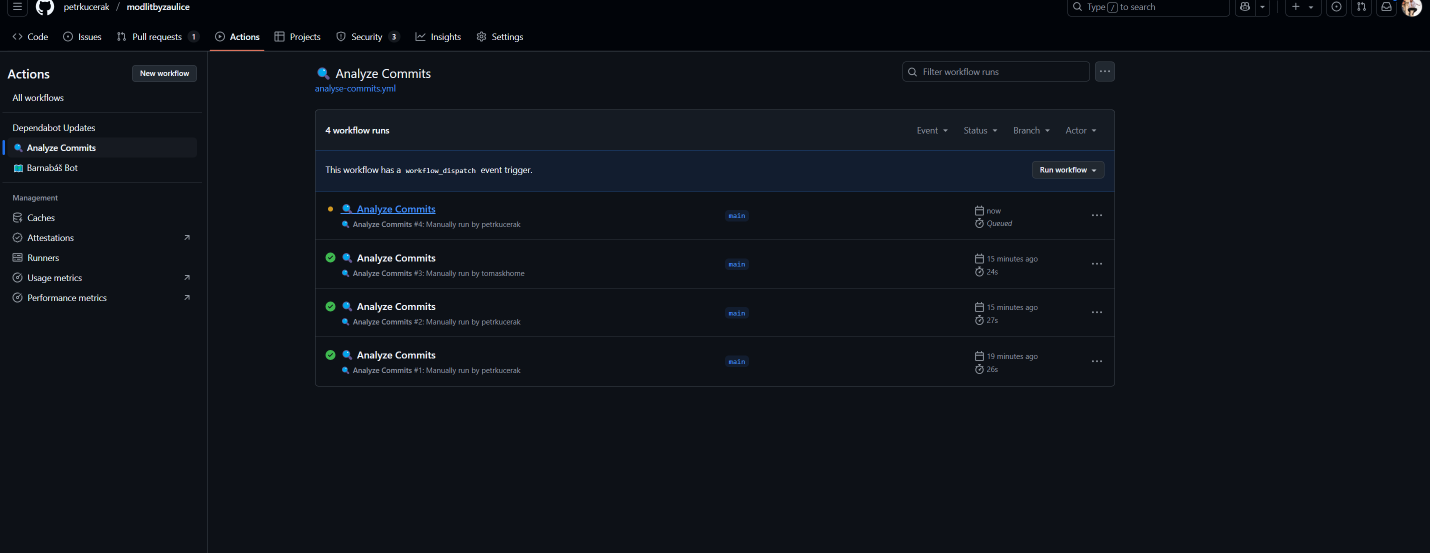
#> input picture assets/image-1.png, 2860 x 1106 px (shown at 1/2 size)
$ python -i video-trimmer.py   (imports and definitions only)
#> lines starting #> are read from the running program, lines starting #| are printed output that depends on the picture
#> further down, picture is the input picture: shape (1106, 2860, 3); mean B, G, R 25.7, 19, 14.5
from moviepy.editor import VideoFileClip, concatenate_videoclips
from moviepy.video.fx.all import lum_contrast
import numpy as np
from PIL import Image


def adjust_temperature(frame, factor_red=1.0, factor_green=1.0, factor_blue=1.0):
#> called with factor_red = 1, factor_green = 1, factor_blue = 1
    img = Image.fromarray(frame)
    r, g, b = img.split()
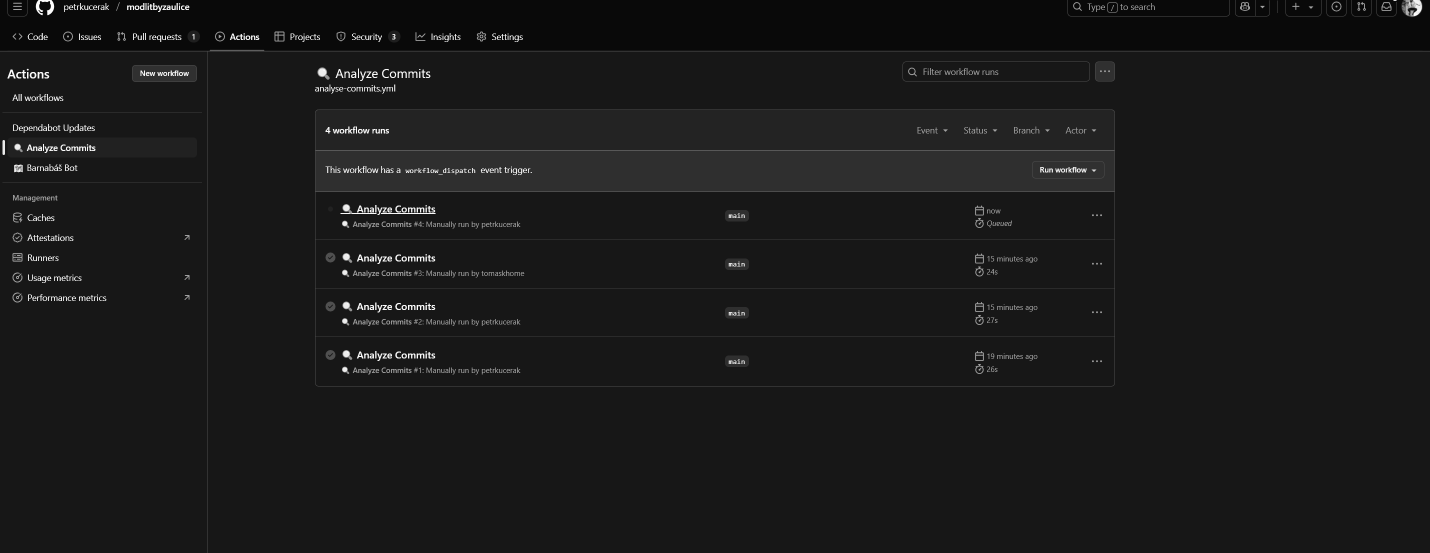
#> r: PIL image 2860x1106 L (shown at 1/2 size); min 9, max 255, mean 25.7
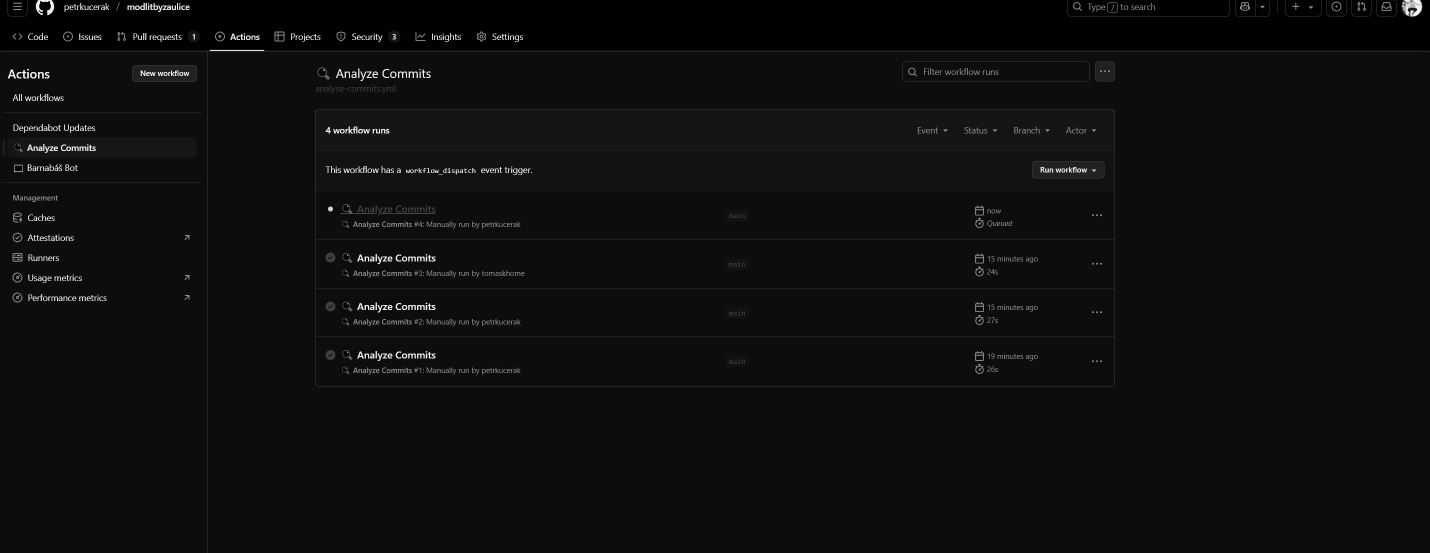
#> b: PIL image 2860x1106 L (shown at 1/2 size); min 0, max 255, mean 14.5
    r = r.point(lambda i: i * factor_red)  # Increase the blue channel
    g = g.point(lambda i: i * factor_green)  # Increase the blue channel
    b = b.point(lambda i: i * factor_blue)  # Increase the blue channel
    img = Image.merge('RGB', (r, g, b))
    return np.array(img)


# Load the two 4K video clips
# [1 line that did not run here, left out]
# [1 line that did not run here, left out]

# Apply a brightness/contrast change to the first video
# [1 line that did not run here, left out]

# Apply the colder temperature effect
# [2 lines that did not run here, left out]

# Concatenate the two videos
# [1 line that did not run here, left out]

# Export the final video
# [2 lines not run here, left out]

>>> import cv2
>>> picture = cv2.imread('../assets/image-1.png')
>>> result = adjust_temperature(picture)
